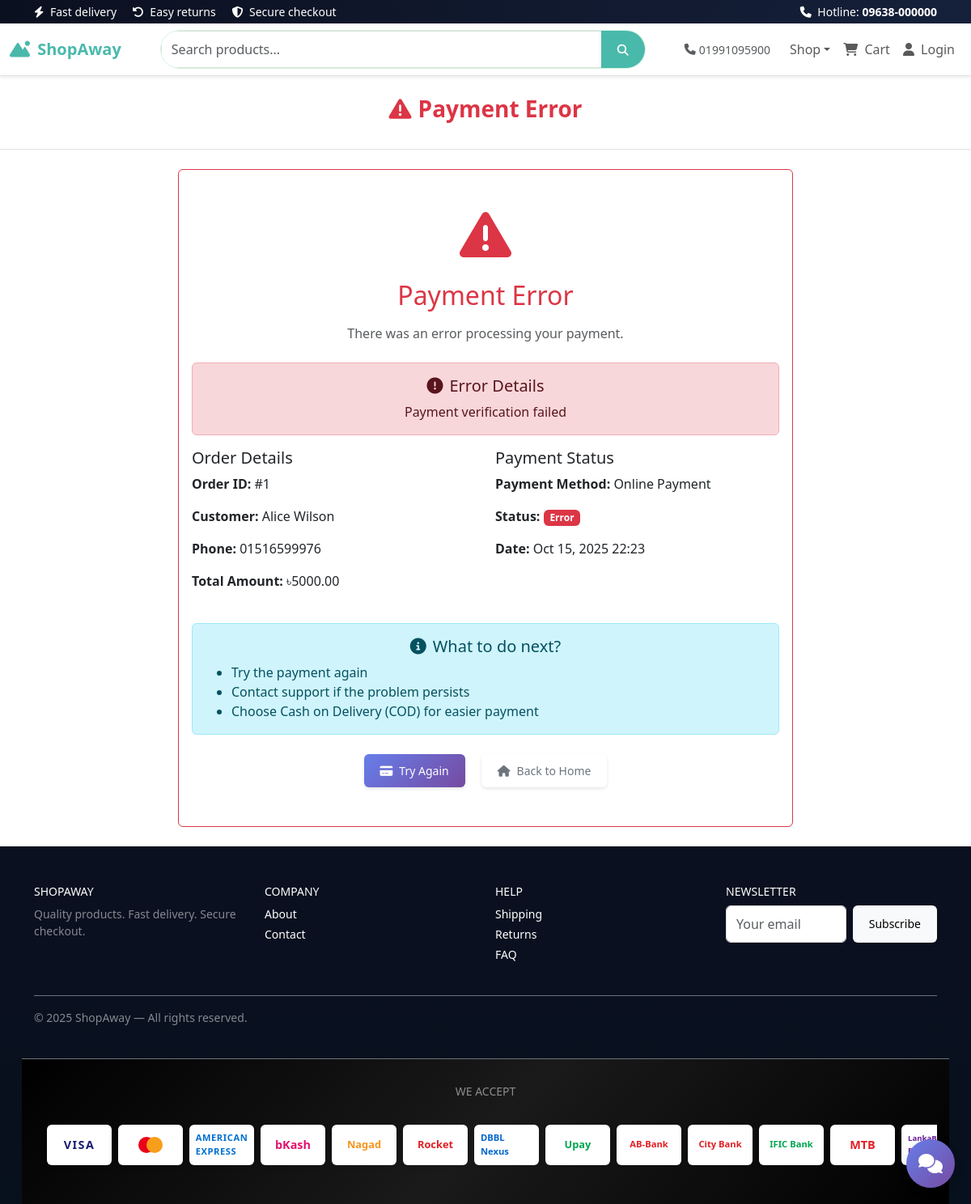
Page /orders/payment/success/1/ on the committed database.
### orders/models.py (models this page shows, shortened)
class Order(models.Model):
    ORDER_STATUS = [
        ("pending", "Pending"),
        ("confirmed", "Confirmed"),
        ("shipped", "Shipped"),
        ("delivered", "Delivered"),
        ("cancelled", "Cancelled"),
    ]
    user = models.ForeignKey(
        settings.AUTH_USER_MODEL, on_delete=models.SET_NULL, null=True, blank=True
    )
    name = models.CharField(max_length=255)
    phone = models.CharField(max_length=50)
    address = models.TextField()
    total = models.DecimalField(max_digits=12, decimal_places=2, default=0)
    status = models.CharField(max_length=30, choices=ORDER_STATUS, default="pending")
    created_at = models.DateTimeField(auto_now_add=True)
    reference = models.CharField(max_length=128, blank=True, null=True, unique=True)
    double_entry_hash = models.CharField(max_length=128, blank=True, null=True)
    pathao_order_id = models.CharField(
        max_length=64, blank=True, null=True, db_index=True, help_text="Pathao courier order ID"
    )
    pathao_status = models.CharField(
        max_length=64, blank=True, null=True, help_text="Latest status from Pathao"
    )
    pathao_response = models.JSONField(
        blank=True, null=True, help_text="Raw latest response from Pathao API"
    )
    pathao_invoice_url = models.CharField(
        max_length=255, blank=True, null=True, help_text="Pathao invoice URL or reference"
    )
    is_flagged_fraud = models.BooleanField(default=False)
    fraud_reason = models.CharField(max_length=255, blank=True, null=True)
    PAYMENT_METHODS = [
        ('cod', 'Cash on Delivery'),
        ('online', 'Online Payment'),
    ]
    PAYMENT_STATUS = [
        ('pending', 'Pending'),
        ('paid', 'Paid'),
        ('failed', 'Failed'),
        ('cancelled', 'Cancelled'),
    ]
    payment_method = models.CharField(max_length=20, choices=PAYMENT_METHODS, default='cod')
    payment_status = models.CharField(max_length=20, choices=PAYMENT_STATUS, default='pending')
    payment_transaction_id = models.CharField(max_length=255, blank=True, null=True)
    payment_gateway_response = models.JSONField(blank=True, null=True)
    email = models.EmailField(blank=True, null=True)

### orders/views.py (the view)
# urls.py: path('payment/success/<int:order_id>/', views.payment_success, name='payment_success'),
def payment_success(request, order_id):
    order = get_object_or_404(Order, pk=order_id)
    from .ssl_commerz import SSLCommerzClient
    ssl_client = SSLCommerzClient()
    verification_result = ssl_client.verify_payment(request)
    if verification_result.get('status') == 'success':
        order.payment_status = 'paid'
        order.payment_transaction_id = request.GET.get('tran_id')
        order.payment_gateway_response = verification_result.get('data')
        order.save()
        return render(request, 'orders/payment_success.html', {
            'order': order,
            'transaction_id': request.GET.get('tran_id')
        })
    else:
        return render(request, 'orders/payment_error.html', {
            'order': order,
            'error': 'Payment verification failed'
        })

### orders/ssl_commerz.py (called while the page is built, shortened)
    def verify_payment(self, request):
        try:
            val_id = request.GET.get('val_id')
            amount = request.GET.get('amount')
            currency = request.GET.get('currency')
            tran_id = request.GET.get('tran_id')
            if not all([val_id, amount, currency, tran_id]):
                return {
                    'status': 'error',
                    'message': 'Missing payment parameters'
                }
        except Exception as e:
            return {
                'status': 'error',
                'message': f'Verification error: {str(e)}'
            }

### products/context_processors.py (called while the page is built, shortened)
def cart_context(request):
    cart = request.session.get('cart', {})
    cart_count = 0
    cart_needs_cleanup = False
    return {
        'cart_count': cart_count
    }

### templates/orders/payment_error.html
{% extends 'base.html' %}
{% block page_header %}
<h1 class='h3 fw-bold text-danger'>
    <i class='fa fa-exclamation-triangle me-2'></i>Payment Error
</h1>
{% endblock %}
{% block content %}
<div class='row justify-content-center'>
    <div class='col-lg-8'>
        <div class='card border-danger'>
            <div class='card-body text-center py-5'>
                <div class='mb-4'>
                    <i class='fa fa-exclamation-triangle text-danger' style='font-size: 4rem;'></i>
                </div>
                <h2 class='text-danger mb-3'>Payment Error</h2>
                <p class='text-muted mb-4'>There was an error processing your payment.</p>
                <div class='alert alert-danger'>
                    <h5><i class='fa fa-exclamation-circle me-2'></i>Error Details</h5>
                    <p class='mb-0'>{{ error }}</p>
                </div>
                <div class='row text-start'>
                    <div class='col-md-6'>
                        <h5>Order Details</h5>
                        <p><strong>Order ID:</strong> #{{ order.id }}</p>
                        <p><strong>Customer:</strong> {{ order.name }}</p>
                        <p><strong>Phone:</strong> {{ order.phone }}</p>
                        <p><strong>Total Amount:</strong> ৳{{ order.total }}</p>
                    </div>
                    <div class='col-md-6'>
                        <h5>Payment Status</h5>
                        <p><strong>Payment Method:</strong> Online Payment</p>
                        <p><strong>Status:</strong> <span class='badge bg-danger'>Error</span></p>
                        <p><strong>Date:</strong> {{ order.created_at|date:"M d, Y H:i" }}</p>
                    </div>
                </div>
                <div class='alert alert-info mt-4'>
                    <h5><i class='fa fa-info-circle me-2'></i>What to do next?</h5>
                    <ul class='text-start mb-0'>
                        <li>Try the payment again</li>
                        <li>Contact support if the problem persists</li>
                        <li>Choose Cash on Delivery (COD) for easier payment</li>
                    </ul>
                </div>
                <div class='mt-4'>
                    <a href='{% url "orders:process_payment" order.id %}' class='btn btn-primary btn-lg me-3'>
                        <i class='fa fa-credit-card me-2'></i>Try Again
                    </a>
                    <a href='/' class='btn btn-outline-secondary btn-lg'>
                        <i class='fa fa-home me-2'></i>Back to Home
                    </a>
                </div>
            </div>
        </div>
    </div>
</div>
{% endblock %}

### static/css/theme.css (style rules this page uses)
:root { --mint:#8BD3C7; --mint-dark:#49b9ab; --peach:#F9C8B8; --peach-soft:#fdebdc; --ink:#0f172a; --muted:#6b7280; --surface:#ffffff; --surface-2:#f8fafc; --cart-button:#1baaae; --brand-start: var(--mint-dark); --brand-end: var(--mint); --brand-dark:#0b1020; }
.btn-primary { transition: transform .15s ease, box-shadow .15s ease; }
.btn-primary { background-color: var(--mint-dark) !important; border-color: var(--mint-dark) !important; color: white !important; }

### templates/base.html (style rules this page uses)
.btn { font-weight: 600; border-radius: 8px; transition: all 0.2s ease; box-shadow: 0 2px 4px rgba(0, 0, 0, 0.1); }
.btn-primary { background: #007bff; border-color: #007bff; }

### templates/chat/chat_window.html (style rules this page uses)
.btn { padding: 10px 20px; border: none; border-radius: 6px; font-size: 14px; font-weight: 500; cursor: pointer; transition: all 0.2s; }
.btn-primary { background: linear-gradient(135deg, #667eea 0%, #764ba2 100%); color: white; }

### rows in the picture
Order: id "1", name "Alice Wilson", phone "01516599976", total "5000.00", created_at "Oct 15, 2025 22:23"

### other values in the picture
{{ error }} "Payment verification failed"
{{ now|default:2025 }} "2025"
